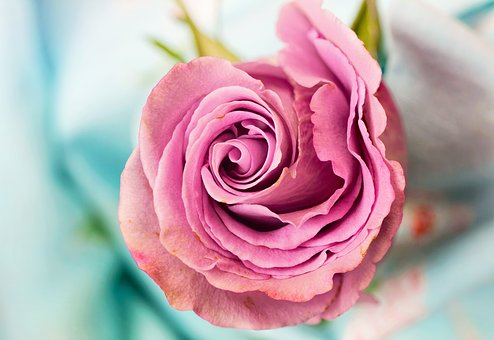
#> input picture Images/3.jpg, 494 x 340 px, found by its file name
$ python '1)Geometric-Transformations(affine).py'
#> lines starting #> are read from the running program, lines starting #| are printed output that depends on the picture
import cv2
import numpy as np
import os


def main():
    img = cv2.imread("C:/Users/PM_br/PycharmProjects/Python-Tutorials/Python_Opencv-Tutorials-Examples/Images/3.jpg")
#> img is the input picture: shape (340, 494, 3); mean B, G, R 171.8, 163.1, 190.2

    #Store height and width of the image
    height, width = img.shape[:2]
#> height = 340; width = 494

    quarter_height,quarter_width = height/4, width/4
#> quarter_height = 85; quarter_width = 123.5

    #    |1 0 Tx|
    # T =|0 1 Ty|
    #T is our translation matrix
    T = np.float32([[1,0,quarter_width],[0,1,quarter_height]])
#> T = [[1, 0, 123.5], [0, 1, 85]]
    print(T)
#| [[  1.    0.  123.5]
#|  [  0.    1.   85. ]]

    #Move image with quarter height and width
    img_translation = cv2.warpAffine(img, T, (width,height))
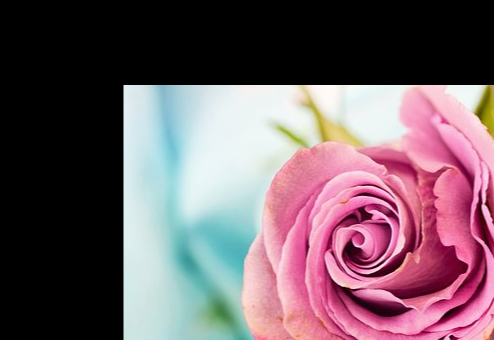
#> img_translation: shape (340, 494, 3); mean B, G, R 101.6, 92.9, 114.1
    cv2.imshow('Translation',img_translation)

    cv2.waitKey(0)
    cv2.destroyAllWindows()

if __name__ == '__main__':
    main()

$ run again, with Images/10.jpg copied over Images/3.jpg
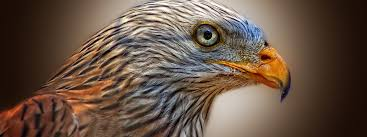
#> input picture Images/10.jpg, 367 x 137 px, found by its file name
#> in main, img is the input picture: shape (137, 367, 3); mean B, G, R 69.2, 83.4, 103.5
#| [[ 1.    0.   91.75]
#|  [ 0.    1.   34.25]]
#> in main, `img_translation = cv2.warpAffine(img, T, (width,height))`:
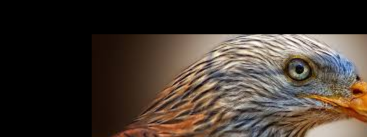
#> img_translation: shape (137, 367, 3); mean B, G, R 46, 54.2, 64.8

$ run again, with Images/11.jpg copied over Images/3.jpg
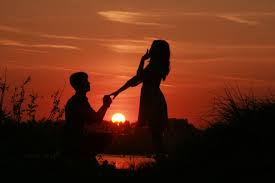
#> input picture Images/11.jpg, 275 x 183 px, found by its file name
#> in main, img is the input picture: shape (183, 275, 3); mean B, G, R 22.2, 43.1, 96.4
#| [[ 1.    0.   68.75]
#|  [ 0.    1.   45.75]]
#> in main, `img_translation = cv2.warpAffine(img, T, (width,height))`:
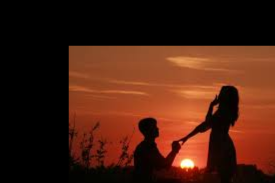
#> img_translation: shape (183, 275, 3); mean B, G, R 17.1, 32.3, 73

$ run again, with Images/12.jpg copied over Images/3.jpg
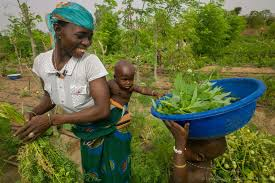
#> input picture Images/12.jpg, 275 x 183 px, found by its file name
#> in main, img is the input picture: shape (183, 275, 3); mean B, G, R 60.7, 105, 96.7
#| [[ 1.    0.   68.75]
#|  [ 0.    1.   45.75]]
#> in main, `img_translation = cv2.warpAffine(img, T, (width,height))`:
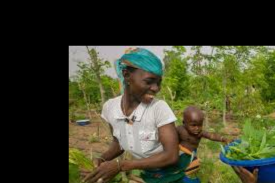
#> img_translation: shape (183, 275, 3); mean B, G, R 41.4, 65.9, 63.5
